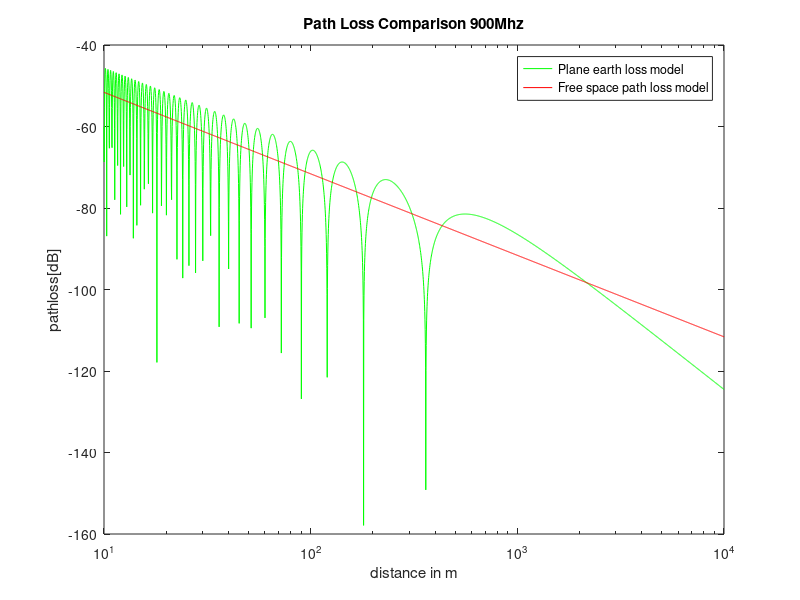
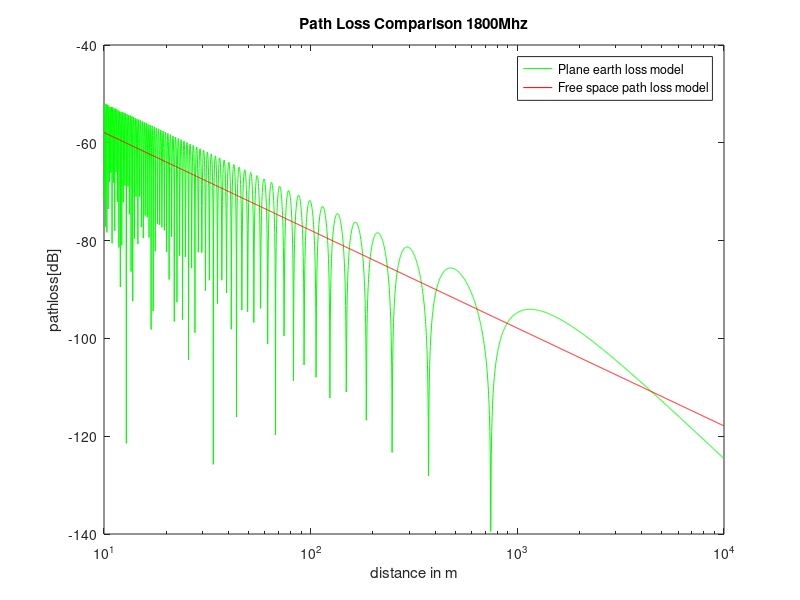
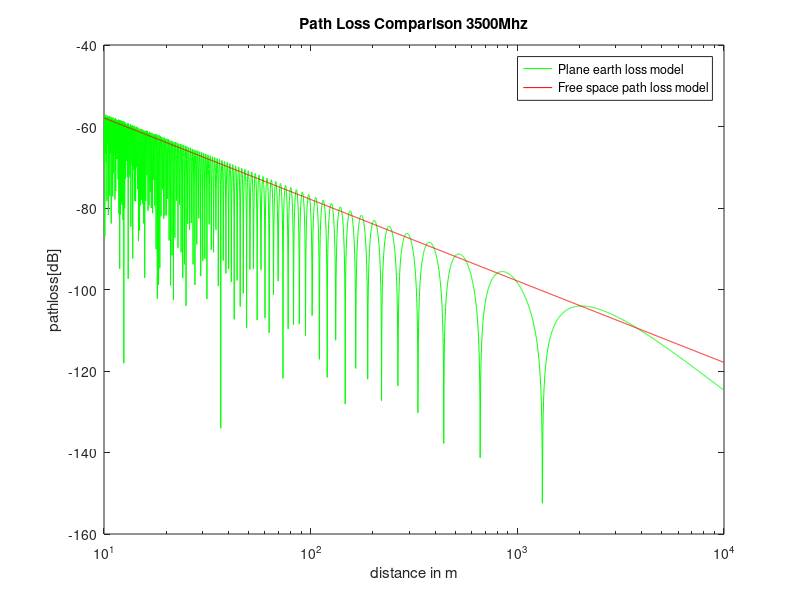
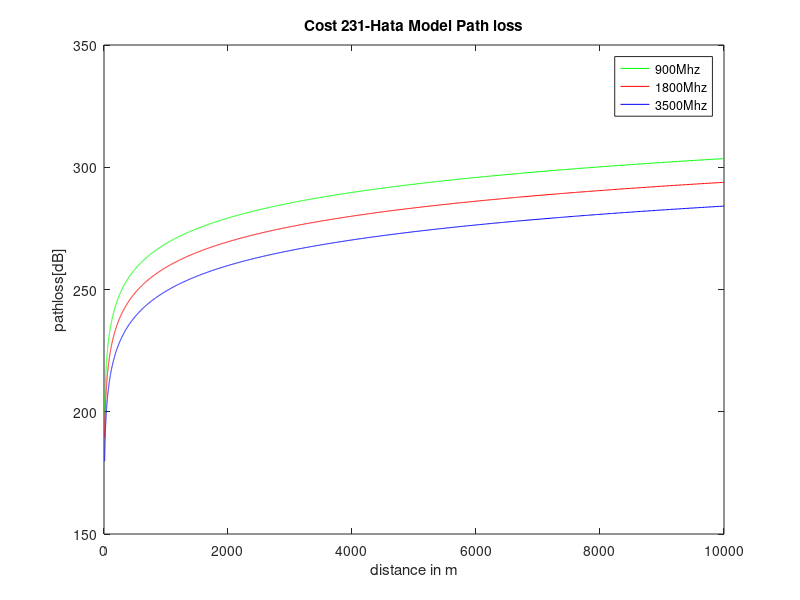

Source code (MATLAB) for these figures, in order:
clear all
clc
f1=900;
f2=1800;
f3=3500;

lambda1 = 0.33;%900MHz Wavelength
lambda2= 0.16;%1800MHz Wavelength
lambda3= 0.09;%3500MHz Wavelength
ht=35; % Base Station height
hr=1.7; % Mobile Station height

axis=[];
p1=[];p2=[];p3=[];
pfsl=[];pfs2=[];pfs3=[];
Lhata_1=[];Lhata_2=[];Lhata_3=[];

for i=1000:4000
 d=10^(i/1000);
 axis =[axis d]; 
 %900MHz
 fspower1  = (lambda1/(4*pi*d))^2 ;
 power1 = fspower1 * 4 *(sin(2*pi*hr*ht/(lambda1*d)))^2;
 ahm1 =(1.1*log10(f1)-0.7)*hr-(1.56*log10(f1)-0.8);
 p1 =[p1, 10*log10(power1)]; %Plane earth loss model 900MHz
 pfsl=[pfsl, 10*log10(fspower1)];%Free space path loss model 900MHz
 Lhata_1 = [Lhata_1,69.55 + 26.16*log10(f1) + (44.9 - 6.55*log10(ht))*log10(d) - 13.82*log10(ht) - ahm1 + 20]; %Cost 231-Hata Model Path loss 900MHz
 
 %1800MHz
 fspower2  = (lambda2/(4*pi*d))^2 ;
 power2 = fspower2 * 4 *(sin(2*pi*hr*ht/(lambda2*d)))^2;
 ahm2 =(1.1*log10(f2)-0.7)*hr-(1.56*log10(f2)-0.8);
 p2 =[p2, 10*log10(power2)]; %Plane earth loss model 1800MHz
 pfs2=[pfs2, 10*log10(fspower2)]; %Free space path loss model 1800MHz
 Lhata_2 = [Lhata_2,46.3 + 33.9*log10(f2) + (44.9 - 6.55*log10(ht))*log10(d) - 13.82*log10(ht) - ahm2 + 20];%Cost 231-Hata Model Path loss 1800MHz
 
 %3500MHz
 fspower3  = (lambda3/(4*pi*d))^2 ;
 power3 = fspower3 * 4 *(sin(2*pi*hr*ht/(lambda3*d)))^2;
 ahm3 =(1.1*log10(f3)-0.7)*hr-(1.56*log10(f3)-0.8);
 p3 =[p3, 10*log10(power3)]; %Plane earth loss model 3500MHz
 pfs3=[pfs3, 10*log10(fspower3)];%Free space path loss model 3500MHz
 Lhata_3 = [Lhata_3,(46.3 + 33.9*log10(f3) + (44.9 - 6.55*log10(ht))*log10(d) - 13.82*log10(ht) - ahm3 + 20)];%Cost 231-Hata Model Path loss 3500MHz
end

semilogx(axis,p1, 'g-',axis,pfsl,'r-')
legend('Plane earth loss model','Free space path loss model');
xlabel('distance in m');
ylabel('pathloss[dB]');
title('Path Loss Comparison 900Mhz');

figure
semilogx(axis,p2, 'g-',axis,pfs2,'r-')
legend('Plane earth loss model','Free space path loss model');
xlabel('distance in m');
ylabel('pathloss[dB]');
title('Path Loss Comparison 1800Mhz');
figure

semilogx(axis,p3, 'g-',axis,pfs2,'r-')
legend('Plane earth loss model','Free space path loss model');
xlabel('distance in m');
ylabel('pathloss[dB]');
title('Path Loss Comparison 3500Mhz');
figure

plot(axis,Lhata_3,'g');
hold on 
plot( axis,Lhata_2,'r');
hold on
plot(axis,Lhata_1,'b');
legend('900Mhz','1800Mhz','3500Mhz');
title('Cost 231-Hata Model Path loss');
xlabel('distance in m');
ylabel('pathloss[dB]');
